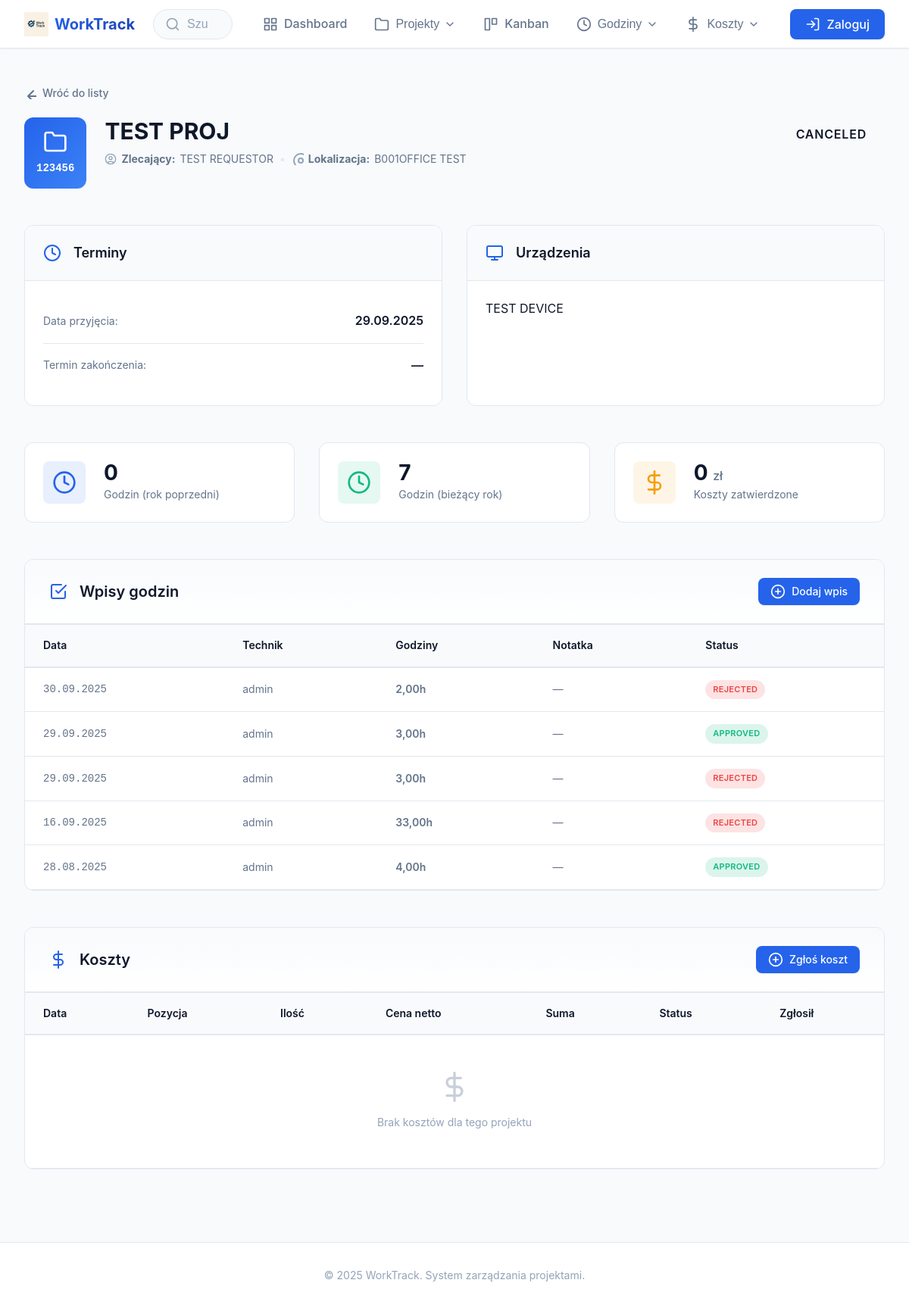
/1/, run on the app's committed database.
### projects/models.py (models this page shows, shortened)
class Project(models.Model):
    class Status(models.TextChoices):
        BACKLOG = "BACKLOG", "Backlog"
        IN_PROGRESS = "IN_PROGRESS", "In progress"
        BLOCKED = "BLOCKED", "Blocked"
        REVIEW = "REVIEW", "Review"
        DONE = "DONE", "Done"
        CANCELLED = "CANCELLED", "Canceled"
    number = models.CharField("Project Number", max_length=50, unique=True)
    d_number = models.CharField("D-nr", max_length=50, blank=True)
    name = models.CharField("Project Name", max_length=200)
    client_name = models.CharField("Requestor", max_length=200)
    location = models.ForeignKey(Location, null=True, blank=True, on_delete=models.SET_NULL)
    devices = models.CharField("Device", max_length=255, blank=True)
    date_received = models.DateField("Income Date")
    date_due = models.DateField("End Date", null=True, blank=True)
    status = models.CharField(max_length=20, choices=Status.choices, default=Status.BACKLOG)
    description = models.TextField(blank=True)
    updated_at = models.DateTimeField(auto_now=True)
    class Meta:
        permissions = [
            ("change_project_status", "Może zmieniać status projektu (Kanban)"),
        ]

class Location(models.Model):
    name=models.CharField(max_length=120,default="Unknown")
    sub_location=models.CharField(max_length=120,blank=True)
    def __str__(self):
        return f"{self.name}"+ (f"{self.sub_location}" if self.sub_location else "")

### timesheets/models.py (models this page shows, shortened)
class TimesheetEntry(models.Model):
    class State(models.TextChoices):
        PENDING = "PENDING", "Pending"
        APPROVED = "APPROVED", "Approved"
        REJECTED = "REJECTED", "Rejected"
    technician=models.ForeignKey(
            settings.AUTH_USER_MODEL,
            on_delete=models.CASCADE,
            related_name="timesheets"
        )
    project = models.ForeignKey(Project, on_delete=models.CASCADE, related_name="timesheets")
    date = models.DateField()
    hours = models.DecimalField(max_digits=5, decimal_places=2)  # np. 7.50
    note = models.CharField(max_length=255, blank=True)
    state = models.CharField(max_length=10, choices=State.choices, default=State.PENDING)
    created_at = models.DateTimeField(auto_now_add=True)
    approved_by = models.ForeignKey(
        settings.AUTH_USER_MODEL,
        null=True, blank=True,
        on_delete=models.SET_NULL,
        related_name="approved_timesheets"
    )
    approved_at = models.DateTimeField(null=True, blank=True)
    class Meta:
        permissions = [
            ("review_timesheets", "Może przeglądać i akceptować wpisy godzin"),
        ]

### projects/views.py (the view)
# urls.py: path("<int:pk>/", views.project_detail, name="detail"),
def project_detail(request, pk):
    p = get_object_or_404(Project, pk=pk)
    hours_prev = (TimesheetEntry.objects
                  .filter(project=p, state=TimesheetEntry.State.APPROVED, date__year=(p.date_received.year - 1))
                  .aggregate(s=Sum("hours"))["s"] or 0)
    hours_curr = (TimesheetEntry.objects
                  .filter(project=p, state=TimesheetEntry.State.APPROVED, date__year=p.date_received.year)
                  .aggregate(s=Sum("hours"))["s"] or 0)
    cost_sum = (ProjectCost.objects
                .filter(project=p, state=ProjectCost.State.APPROVED)
                .aggregate(s=Sum(F("qty")*F("net_price")))["s"] or 0)
    costs = ProjectCost.objects.filter(project=p).select_related("item","created_by").order_by("-created_at")
    times = TimesheetEntry.objects.filter(project=p).select_related("technician").order_by("-date","-created_at")
    return render(request, "projects/detail.html", {
        "p": p,
        "hours_prev": hours_prev,
        "hours_curr": hours_curr,
        "cost_sum": cost_sum,
        "costs": costs,
        "times": times,
    })

### templates/projects/detail.html (shortened to what this page needs)
{% extends "base.html" %}
{% block content %}
<div class="detail-container">
  <div class="detail-header">
    <div class="header-back">
      <a href="{% url 'projects:list' %}" class="back-link">
        <svg aria-hidden="true">
          <path d="M19 12H5M12 19l-7-7 7-7" fill="none" stroke="currentColor" stroke-width="2" stroke-linecap="round" stroke-linejoin="round"/>
        </svg>
        <span>Wróć do listy</span>
      </a>
    </div>
    <div class="header-content">
      <div class="header-title-section">
        <div class="project-badge">
          <svg class="badge-icon" aria-hidden="true">
            <use href="#i-folder"/>
          </svg>
          <span class="project-number">{{ p.number }}</span>
        </div>
        <div>
          <h1 class="project-title">{{ p.name }}</h1>
          <div class="project-meta">
            <span class="meta-item">
              <svg class="meta-icon" aria-hidden="true">
                <use href="#i-user-circle"/>
              </svg>
              <strong>Zlecający:</strong> {{ p.client_name }}
            </span>
            {% if p.location %}
              <span class="meta-separator">•</span>
              <span class="meta-item">
                <svg class="meta-icon" aria-hidden="true">
                  <path d="M21 10c0 7-9 13-9 13s-9-6-9-13a9 9 0 0 1 18 0z" fill="none" stroke="currentColor" stroke-width="2"/>
                  <circle cx="12" cy="10" r="3" fill="none" stroke="currentColor" stroke-width="2"/>
                </svg>
                <strong>Lokalizacja:</strong> {{ p.location }}
              </span>
            {% endif %}
          </div>
        </div>
      </div>
      <div class="header-status">
        <span class="status-badge-large status-{{ p.status }}">
          {{ p.get_status_display }}
        </span>
      </div>
    </div>
  </div>
  <div class="info-grid">
    <div class="info-card">
      <div class="info-card-header">
        <svg class="info-icon" aria-hidden="true">
          <use href="#i-clock"/>
        </svg>
        <h2 class="info-title">Terminy</h2>
      </div>
      <div class="info-card-body">
        <div class="info-row">
          <span class="info-label">Data przyjęcia:</span>
          <span class="info-value">{{ p.date_received|date:"d.m.Y" }}</span>
        </div>
        <div class="info-row">
          <span class="info-label">Termin zakończenia:</span>
          <span class="info-value">{{ p.date_due|date:"d.m.Y"|default:"—" }}</span>
        </div>
      </div>
    </div>
    {% if p.devices %}
      <div class="info-card">
        <div class="info-card-header">
          <h2 class="info-title">Urządzenia</h2>
        </div>
        <div class="info-card-body">
          <p class="devices-text">{{ p.devices }}</p>
        </div>
      </div>
    {% endif %}
  </div>
  <div class="stats-grid-detail">
    <div class="stat-card-detail">
      <div class="stat-icon-wrapper stat-primary">
        <svg aria-hidden="true">
          <use href="#i-clock"/>
        </svg>
      </div>
      <div class="stat-content">
        <div class="stat-value-detail">{{ hours_prev }}</div>
        <div class="stat-label-detail">Godzin (rok poprzedni)</div>
      </div>
    </div>
    <div class="stat-card-detail">
      <div class="stat-icon-wrapper stat-success">
        <svg aria-hidden="true">
          <use href="#i-clock"/>
        </svg>
      </div>
      <div class="stat-content">
        <div class="stat-value-detail">{{ hours_curr }}</div>
        <div class="stat-label-detail">Godzin (bieżący rok)</div>
      </div>
    </div>
    <div class="stat-card-detail">
      <div class="stat-icon-wrapper stat-cash">
        <svg aria-hidden="true">
          <use href="#i-cash"/>
        </svg>
      </div>
      <div class="stat-content">
        <div class="stat-value-detail">{{ cost_sum }} <span class="stat-unit">zł</span></div>
        <div class="stat-label-detail">Koszty zatwierdzone</div>
      </div>
    </div>
  </div>
  <div class="section-card">
    <div class="section-header">
      <div class="section-title-wrapper">
        <svg class="section-icon" aria-hidden="true">
          <use href="#i-checklist"/>
        </svg>
        <h2 class="section-title">Wpisy godzin</h2>
      </div>
      <a href="{% url 'timesheets:new_bulk' %}" class="btn btn-sm btn-primary">
        <svg class="ico" aria-hidden="true">
          <use href="#i-plus-circle"/>
        </svg>
        <span>Dodaj wpis</span>
      </a>
    </div>
    <div class="section-body">
      <div class="table-wrapper">
        <table class="detail-table">
          <thead>
            <tr>
              <th>Data</th>
              <th>Technik</th>
              <th>Godziny</th>
              <th>Notatka</th>
              <th>Status</th>
            </tr>
          </thead>
          <tbody>
            {% for t in times %}
              <tr>
                <td class="td-date">{{ t.date|date:"d.m.Y" }}</td>
                <td class="td-person">{{ t.technician }}</td>
                <td class="td-hours">{{ t.hours }}h</td>
                <td class="td-note">{{ t.note|default:"—" }}</td>
                <td class="td-status">
                  <span class="status-pill status-{{ t.state }}">
                    {{ t.get_state_display }}
                  </span>
                </td>
              </tr>
            {% endfor %}
          </tbody>
        </table>
      </div>
    </div>
  </div>
  <div class="section-card">
    <div class="section-header">
      <div class="section-title-wrapper">
        <svg class="section-icon" aria-hidden="true">
          <use href="#i-cash"/>
        </svg>
        <h2 class="section-title">Koszty</h2>
      </div>
      <a href="{% url 'costs:new' %}" class="btn btn-sm btn-primary">
        <svg class="ico" aria-hidden="true">
          <use href="#i-plus-circle"/>
        </svg>
        <span>Zgłoś koszt</span>
      </a>
    </div>
    <div class="section-body">
      <div class="table-wrapper">
        <table class="detail-table">
          <thead>
            <tr>
              <th>Data</th>
              <th>Pozycja</th>
              <th>Ilość</th>
              <th>Cena netto</th>
              <th>Suma</th>
              <th>Status</th>
              <th>Zgłosił</th>
            </tr>
          </thead>
          <tbody>
            {% for r in costs %}
              <tr>
                <td class="td-date">{{ r.created_at|date:"d.m.Y H:i" }}</td>
                <td class="td-item">{{ r.item.name }}</td>
                <td class="td-qty">{{ r.qty }}</td>
                <td class="td-price">{{ r.net_price }} zł</td>
                <td class="td-sum"><strong>{{ r.net_sum }} zł</strong></td>
                <td class="td-status">
                  <span class="status-pill status-{{ r.state }}">
                    {{ r.get_state_display }}
                  </span>
                </td>
                <td class="td-person">{{ r.created_by }}</td>
              </tr>
            {% empty %}
              <tr>
                <td colspan="7" class="empty-table">
                  <div class="empty-table-content">
                    <svg class="empty-icon" aria-hidden="true">
                      <use href="#i-cash"/>
                    </svg>
                    <p>Brak kosztów dla tego projektu</p>
                  </div>
                </td>
              </tr>
            {% endfor %}
          </tbody>
        </table>
      </div>
    </div>
  </div>
</div>
{% endblock %}

### templates/base.html (shortened to what this page needs)
<!doctype html>
{% load static %}
<html lang="pl">
<head>
  <link rel="stylesheet" href="{% static 'base_style.css' %}">
</head>
<body>
<nav class="topbar" role="navigation">
  <a class="brand" href="{% url 'dashboard:home' %}" title="Strona główna" aria-label="WorkTrack - strona główna">
    <img src="{% static 'img/worktrack.png' %}" alt="" class="brand-logo">
    <span class="brand-text">WorkTrack</span>
  </a>
  <div class="nav-search-wrapper">
    <form class="nav-search" method="get" action="{% url 'projects:list' %}">
      <input
        name="q"
        type="search"
        placeholder="Szukaj projektów..."
        value="{{ request.GET.q|default_if_none:'' }}"
        aria-label="Wyszukaj projekty"
        autocomplete="off"
      >
    </form>
  </div>
  <div class="nav-items" role="menubar">
    <a href="{% url 'dashboard:home' %}" class="nav-link" role="menuitem" title="Panel główny">
      <svg class="ico" aria-hidden="true"><use href="#i-dashboard"/></svg>
      <span>Dashboard</span>
    </a>
    <div class="nav-dropdown" role="none">
      <button class="nav-link dropdown-trigger" aria-haspopup="true" aria-expanded="false" type="button">
        <svg class="ico" aria-hidden="true"><use href="#i-folder"/></svg>
        <span>Projekty</span>
        <svg class="chevron" aria-hidden="true"><use href="#i-chevron"/></svg>
      </button>
    </div>
    <a href="{% url 'kanban:board' %}" class="nav-link" role="menuitem" title="Tablica Kanban">
      <svg class="ico" aria-hidden="true"><use href="#i-kanban"/></svg>
      <span>Kanban</span>
    </a>
    <div class="nav-dropdown" role="none">
      <button class="nav-link dropdown-trigger" aria-haspopup="true" aria-expanded="false" type="button">
        <svg class="ico" aria-hidden="true"><use href="#i-clock"/></svg>
        <span>Godziny</span>
        <svg class="chevron" aria-hidden="true"><use href="#i-chevron"/></svg>
      </button>
    </div>
    <div class="nav-dropdown" role="none">
      <button class="nav-link dropdown-trigger" aria-haspopup="true" aria-expanded="false" type="button">
        <svg class="ico" aria-hidden="true"><use href="#i-cash"/></svg>
        <span>Koszty</span>
        <svg class="chevron" aria-hidden="true"><use href="#i-chevron"/></svg>
      </button>
    </div>
  </div>
  <div class="nav-auth">
    {% if request.user.is_authenticated %}
      <div class="user-menu">
        <button class="user-pill" aria-label="Menu użytkownika" type="button">
          <svg class="ico" aria-hidden="true"><use href="#i-user-circle"/></svg>
          <span class="user-name">{{ request.user.username }}</span>
        </button>
        <div class="user-dropdown">
          <a href="{% url 'accounts:logout' %}">
            <svg class="ico" aria-hidden="true"><use href="#i-logout"/></svg>
            <span>Wyloguj się</span>
          </a>
        </div>
      </div>
    {% else %}
      <a class="btn btn-primary" href="{% url 'accounts:login' %}">
        <svg class="ico" aria-hidden="true"><use href="#i-login"/></svg>
        <span>Zaloguj</span>
      </a>
    {% endif %}
  </div>
</nav>
<main class="container">
  {% block content %}{% endblock %}
</main>
<footer class="app-footer">
  <p>&copy; 2025 WorkTrack. System zarządzania projektami.</p>
</footer>
</body>
</html>

### data on the page
Project: number "123456", name "TEST PROJ", client_name "TEST REQUESTOR", location "B001OFFICE TEST", status "CANCELED", date_received "29.09.2025", date_due "—", devices "TEST DEVICE"
TimesheetEntry: date "30.09.2025", technician "admin", hours "2,00", note "—", state "REJECTED"
TimesheetEntry: date "29.09.2025", technician "admin", hours "3,00", note "—", state "APPROVED"
TimesheetEntry: date "29.09.2025", technician "admin", hours "3,00", note "—", state "REJECTED"
TimesheetEntry: date "16.09.2025", technician "admin", hours "33,00", note "—", state "REJECTED"
TimesheetEntry: date "28.08.2025", technician "admin", hours "4,00", note "—", state "APPROVED"

### other printed values
{{ hours_prev }} "0"
{{ hours_curr }} "7"
{{ cost_sum }} "0"
